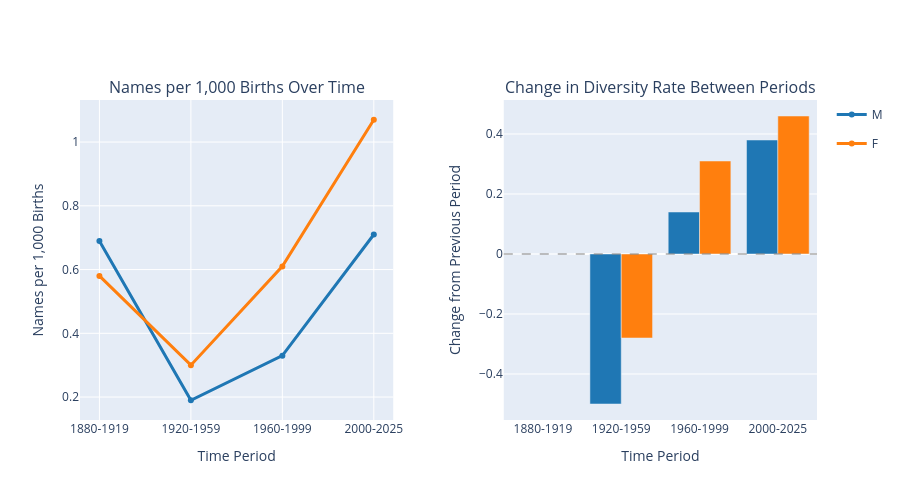

The notebook cell this image was saved under:
### Code cell
fig = plot_diversity_rate_trends(name_data, time_periods, height=500)
fig.show()

### Figure 1 — Plotly figure (JSON) as saved in the notebook; plotly's stock layout.template omitted (floating-point values rounded to 4 significant figures)
{"data": [{"legendgroup": "M", "line": {"width": 3}, "marker": {"color": "#1f77b4"}, "mode": "lines+markers", "name": "M", "type": "scatter", "x": ["1880-1919", "1920-1959", "1960-1999", "2000-2025"], "xaxis": "x", "y": [0.69, 0.19, 0.33, 0.71], "yaxis": "y"}, {"legendgroup": "F", "line": {"width": 3}, "marker": {"color": "#ff7f0e"}, "mode": "lines+markers", "name": "F", "type": "scatter", "x": ["1880-1919", "1920-1959", "1960-1999", "2000-2025"], "xaxis": "x", "y": [0.58, 0.3, 0.61, 1.07], "yaxis": "y"}, {"legendgroup": "M", "marker": {"color": "#1f77b4"}, "name": "M", "showlegend": false, "type": "bar", "x": ["1880-1919", "1920-1959", "1960-1999", "2000-2025"], "xaxis": "x2", "y": [0, -0.5, 0.14, 0.38], "yaxis": "y2"}, {"legendgroup": "F", "marker": {"color": "#ff7f0e"}, "name": "F", "showlegend": false, "type": "bar", "x": ["1880-1919", "1920-1959", "1960-1999", "2000-2025"], "xaxis": "x2", "y": [0, -0.28, 0.31, 0.46], "yaxis": "y2"}], "layout": {"annotations": [{"font": {"size": 16}, "showarrow": false, "text": "Names per 1,000 Births Over Time", "x": 0.2125, "xanchor": "center", "xref": "paper", "y": 1, "yanchor": "bottom", "yref": "paper"}, {"font": {"size": 16}, "showarrow": false, "text": "Change in Diversity Rate Between Periods", "x": 0.7875, "xanchor": "center", "xref": "paper", "y": 1, "yanchor": "bottom", "yref": "paper"}], "barmode": "group", "height": 500, "hovermode": "x unified", "shapes": [{"line": {"color": "gray", "dash": "dash"}, "opacity": 0.5, "type": "line", "x0": 0, "x1": 1, "xref": "x2 domain", "y0": 0, "y1": 0, "yref": "y2"}], "xaxis": {"anchor": "y", "domain": [0, 0.425], "title": {"text": "Time Period"}}, "xaxis2": {"anchor": "y2", "domain": [0.575, 1], "title": {"text": "Time Period"}}, "yaxis": {"anchor": "x", "domain": [0, 1], "title": {"text": "Names per 1,000 Births"}}, "yaxis2": {"anchor": "x2", "domain": [0, 1], "title": {"text": "Change from Previous Period"}}}}
